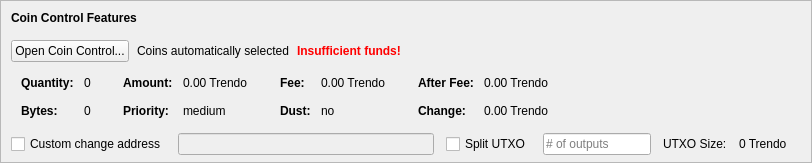
    <widget class="QFrame" name="frameCoinControl">
     <property name="sizePolicy">
      <sizepolicy hsizetype="Expanding" vsizetype="Expanding">
       <horstretch>0</horstretch>
       <verstretch>0</verstretch>
      </sizepolicy>
     </property>
     <property name="maximumSize">
      <size>
       <width>16777215</width>
       <height>16777215</height>
      </size>
     </property>
     <property name="frameShape">
      <enum>QFrame::StyledPanel</enum>
     </property>
     <property name="frameShadow">
      <enum>QFrame::Sunken</enum>
     </property>
     <layout class="QVBoxLayout" name="verticalLayoutCoinControl2">
      <property name="spacing">
       <number>0</number>
      </property>
      <property name="leftMargin">
       <number>0</number>
      </property>
      <property name="topMargin">
       <number>0</number>
      </property>
      <property name="rightMargin">
       <number>0</number>
      </property>
      <property name="bottomMargin">
       <number>6</number>
      </property>
      <item>
       <layout class="QVBoxLayout" name="verticalLayoutCoinControl" stretch="0,0,0,0,1">
        <property name="spacing">
         <number>0</number>
        </property>
        <property name="leftMargin">
         <number>10</number>
        </property>
        <property name="topMargin">
         <number>10</number>
        </property>
        <item>
         <layout class="QHBoxLayout" name="horizontalLayoutCoinControl1">
          <property name="bottomMargin">
           <number>15</number>
          </property>
          <item>
           <widget class="QLabel" name="labelCoinControlFeatures">
            <property name="sizePolicy">
             <sizepolicy hsizetype="Preferred" vsizetype="Maximum">
              <horstretch>0</horstretch>
              <verstretch>0</verstretch>
             </sizepolicy>
            </property>
            <property name="font">
             <font>
              <weight>75</weight>
              <bold>true</bold>
             </font>
            </property>
            <property name="styleSheet">
             <string notr="true">font-weight:bold;</string>
            </property>
            <property name="text">
             <string>Coin Control Features</string>
            </property>
           </widget>
          </item>
         </layout>
        </item>
        <item>
         <layout class="QHBoxLayout" name="horizontalLayoutCoinControl2" stretch="0,0,0,0">
          <property name="spacing">
           <number>8</number>
          </property>
          <property name="bottomMargin">
           <number>10</number>
          </property>
          <item>
           <widget class="QPushButton" name="pushButtonCoinControl">
            <property name="styleSheet">
             <string notr="true"/>
            </property>
            <property name="text">
             <string>Open Coin Control...</string>
            </property>
            <property name="autoDefault">
             <bool>false</bool>
            </property>
           </widget>
          </item>
          <item>
           <widget class="QLabel" name="labelCoinControlAutomaticallySelected">
            <property name="text">
             <string>Coins automatically selected</string>
            </property>
            <property name="margin">
             <number>5</number>
            </property>
           </widget>
          </item>
          <item>
           <widget class="QLabel" name="labelCoinControlInsuffFunds">
            <property name="font">
             <font>
              <weight>75</weight>
              <bold>true</bold>
             </font>
            </property>
            <property name="styleSheet">
             <string notr="true">color:red;font-weight:bold;</string>
            </property>
            <property name="text">
             <string>Insufficient funds!</string>
            </property>
            <property name="margin">
             <number>5</number>
            </property>
           </widget>
          </item>
          <item>
           <spacer name="horizontalSpacerCoinControl">
            <property name="orientation">
             <enum>Qt::Horizontal</enum>
            </property>
            <property name="sizeHint" stdset="0">
             <size>
              <width>40</width>
              <height>1</height>
             </size>
            </property>
           </spacer>
          </item>
         </layout>
        </item>
        <item>
         <widget class="QWidget" name="widgetCoinControl" native="true">
          <property name="sizePolicy">
           <sizepolicy hsizetype="Preferred" vsizetype="Preferred">
            <horstretch>0</horstretch>
            <verstretch>0</verstretch>
           </sizepolicy>
          </property>
          <property name="minimumSize">
           <size>
            <width>0</width>
            <height>0</height>
           </size>
          </property>
          <property name="styleSheet">
           <string notr="true"/>
          </property>
          <layout class="QHBoxLayout" name="horizontalLayoutCoinControl5">
           <property name="leftMargin">
            <number>0</number>
           </property>
           <property name="topMargin">
            <number>0</number>
           </property>
           <property name="rightMargin">
            <number>0</number>
           </property>
           <property name="bottomMargin">
            <number>0</number>
           </property>
           <item>
            <layout class="QHBoxLayout" name="horizontalLayoutCoinControl3" stretch="0,0,0,1">
             <property name="spacing">
              <number>20</number>
             </property>
             <property name="topMargin">
              <number>0</number>
             </property>
             <property name="bottomMargin">
              <number>10</number>
             </property>
             <item>
              <layout class="QFormLayout" name="formLayoutCoinControl1">
               <property name="horizontalSpacing">
                <number>10</number>
               </property>
               <property name="verticalSpacing">
                <number>14</number>
               </property>
               <property name="leftMargin">
                <number>10</number>
               </property>
               <property name="topMargin">
                <number>4</number>
               </property>
               <property name="rightMargin">
                <number>6</number>
               </property>
               <item row="0" column="0">
                <widget class="QLabel" name="labelCoinControlQuantityText">
                 <property name="font">
                  <font>
                   <weight>75</weight>
                   <bold>true</bold>
                  </font>
                 </property>
                 <property name="text">
                  <string>Quantity:</string>
                 </property>
                 <property name="margin">
                  <number>0</number>
                 </property>
                </widget>
               </item>
               <item row="0" column="1">
                <widget class="QLabel" name="labelCoinControlQuantity">
                 <property name="cursor">
                  <cursorShape>IBeamCursor</cursorShape>
                 </property>
                 <property name="contextMenuPolicy">
                  <enum>Qt::ActionsContextMenu</enum>
                 </property>
                 <property name="text">
                  <string notr="true">0</string>
                 </property>
                 <property name="margin">
                  <number>0</number>
                 </property>
                 <property name="textInteractionFlags">
                  <set>Qt::LinksAccessibleByMouse|Qt::TextSelectableByKeyboard|Qt::TextSelectableByMouse</set>
                 </property>
                </widget>
               </item>
               <item row="1" column="0">
                <widget class="QLabel" name="labelCoinControlBytesText">
                 <property name="font">
                  <font>
                   <weight>75</weight>
                   <bold>true</bold>
                  </font>
                 </property>
                 <property name="text">
                  <string>Bytes:</string>
                 </property>
                </widget>
               </item>
               <item row="1" column="1">
                <widget class="QLabel" name="labelCoinControlBytes">
                 <property name="cursor">
                  <cursorShape>IBeamCursor</cursorShape>
                 </property>
                 <property name="contextMenuPolicy">
                  <enum>Qt::ActionsContextMenu</enum>
                 </property>
                 <property name="text">
                  <string notr="true">0</string>
                 </property>
                 <property name="textInteractionFlags">
                  <set>Qt::LinksAccessibleByMouse|Qt::TextSelectableByKeyboard|Qt::TextSelectableByMouse</set>
                 </property>
                </widget>
               </item>
              </layout>
             </item>
             <item>
              <layout class="QFormLayout" name="formLayoutCoinControl2">
               <property name="horizontalSpacing">
                <number>10</number>
               </property>
               <property name="verticalSpacing">
                <number>14</number>
               </property>
               <property name="leftMargin">
                <number>6</number>
               </property>
               <property name="topMargin">
                <number>4</number>
               </property>
               <property name="rightMargin">
                <number>6</number>
               </property>
               <item row="0" column="0">
                <widget class="QLabel" name="labelCoinControlAmountText">
                 <property name="font">
                  <font>
                   <weight>75</weight>
                   <bold>true</bold>
                  </font>
                 </property>
                 <property name="text">
                  <string>Amount:</string>
                 </property>
                 <property name="margin">
                  <number>0</number>
                 </property>
                </widget>
               </item>
               <item row="0" column="1">
                <widget class="QLabel" name="labelCoinControlAmount">
                 <property name="cursor">
                  <cursorShape>IBeamCursor</cursorShape>
                 </property>
                 <property name="contextMenuPolicy">
                  <enum>Qt::ActionsContextMenu</enum>
                 </property>
                 <property name="text">
                  <string notr="true">0.00 Trendo</string>
                 </property>
                 <property name="textInteractionFlags">
                  <set>Qt::LinksAccessibleByMouse|Qt::TextSelectableByKeyboard|Qt::TextSelectableByMouse</set>
                 </property>
                </widget>
               </item>
               <item row="1" column="0">
                <widget class="QLabel" name="labelCoinControlPriorityText">
                 <property name="font">
                  <font>
                   <weight>75</weight>
                   <bold>true</bold>
                  </font>
                 </property>
                 <property name="text">
                  <string>Priority:</string>
                 </property>
                </widget>
               </item>
               <item row="1" column="1">
                <widget class="QLabel" name="labelCoinControlPriority">
                 <property name="cursor">
                  <cursorShape>IBeamCursor</cursorShape>
                 </property>
                 <property name="contextMenuPolicy">
                  <enum>Qt::ActionsContextMenu</enum>
                 </property>
                 <property name="text">
                  <string>medium</string>
                 </property>
                 <property name="textInteractionFlags">
                  <set>Qt::LinksAccessibleByMouse|Qt::TextSelectableByKeyboard|Qt::TextSelectableByMouse</set>
                 </property>
                </widget>
               </item>
              </layout>
             </item>
             <item>
              <layout class="QFormLayout" name="formLayoutCoinControl3">
               <property name="horizontalSpacing">
                <number>10</number>
               </property>
               <property name="verticalSpacing">
                <number>14</number>
               </property>
               <property name="leftMargin">
                <number>6</number>
               </property>
               <property name="topMargin">
                <number>4</number>
               </property>
               <property name="rightMargin">
                <number>6</number>
               </property>
               <item row="0" column="0">
                <widget class="QLabel" name="labelCoinControlFeeText">
                 <property name="font">
                  <font>
                   <weight>75</weight>
                   <bold>true</bold>
                  </font>
                 </property>
                 <property name="text">
                  <string>Fee:</string>
                 </property>
                 <property name="margin">
                  <number>0</number>
                 </property>
                </widget>
               </item>
               <item row="0" column="1">
                <widget class="QLabel" name="labelCoinControlFee">
                 <property name="cursor">
                  <cursorShape>IBeamCursor</cursorShape>
                 </property>
                 <property name="contextMenuPolicy">
                  <enum>Qt::ActionsContextMenu</enum>
                 </property>
                 <property name="text">
                  <string notr="true">0.00 Trendo</string>
                 </property>
                 <property name="textInteractionFlags">
                  <set>Qt::LinksAccessibleByMouse|Qt::TextSelectableByKeyboard|Qt::TextSelectableByMouse</set>
                 </property>
                </widget>
               </item>
               <item row="1" column="0">
                <widget class="QLabel" name="labelCoinControlLowOutputText">
                 <property name="font">
                  <font>
                   <weight>75</weight>
                   <bold>true</bold>
                  </font>
                 </property>
                 <property name="text">
                  <string>Dust:</string>
                 </property>
                </widget>
               </item>
               <item row="1" column="1">
                <widget class="QLabel" name="labelCoinControlLowOutput">
                 <property name="cursor">
                  <cursorShape>IBeamCursor</cursorShape>
                 </property>
                 <property name="contextMenuPolicy">
                  <enum>Qt::ActionsContextMenu</enum>
                 </property>
                 <property name="text">
                  <string>no</string>
                 </property>
                 <property name="textInteractionFlags">
                  <set>Qt::LinksAccessibleByMouse|Qt::TextSelectableByKeyboard|Qt::TextSelectableByMouse</set>
                 </property>
                </widget>
               </item>
              </layout>
             </item>
             <item>
              <layout class="QFormLayout" name="formLayoutCoinControl4">
               <property name="horizontalSpacing">
                <number>10</number>
               </property>
               <property name="verticalSpacing">
                <number>14</number>
               </property>
               <property name="leftMargin">
                <number>6</number>
               </property>
               <property name="topMargin">
                <number>4</number>
               </property>
               <property name="rightMargin">
                <number>6</number>
               </property>
               <item row="0" column="0">
                <widget class="QLabel" name="labelCoinControlAfterFeeText">
                 <property name="font">
                  <font>
                   <weight>75</weight>
                   <bold>true</bold>
                  </font>
                 </property>
                 <property name="text">
                  <string>After Fee:</string>
                 </property>
                 <property name="margin">
                  <number>0</number>
                 </property>
                </widget>
               </item>
               <item row="0" column="1">
                <widget class="QLabel" name="labelCoinControlAfterFee">
                 <property name="cursor">
                  <cursorShape>IBeamCursor</cursorShape>
                 </property>
                 <property name="contextMenuPolicy">
                  <enum>Qt::ActionsContextMenu</enum>
                 </property>
                 <property name="text">
                  <string notr="true">0.00 Trendo</string>
                 </property>
                 <property name="textInteractionFlags">
                  <set>Qt::LinksAccessibleByMouse|Qt::TextSelectableByKeyboard|Qt::TextSelectableByMouse</set>
                 </property>
                </widget>
               </item>
               <item row="1" column="0">
                <widget class="QLabel" name="labelCoinControlChangeText">
                 <property name="font">
                  <font>
                   <weight>75</weight>
                   <bold>true</bold>
                  </font>
                 </property>
                 <property name="text">
                  <string>Change:</string>
                 </property>
                </widget>
               </item>
               <item row="1" column="1">
                <widget class="QLabel" name="labelCoinControlChange">
                 <property name="cursor">
                  <cursorShape>IBeamCursor</cursorShape>
                 </property>
                 <property name="contextMenuPolicy">
                  <enum>Qt::ActionsContextMenu</enum>
                 </property>
                 <property name="text">
                  <string notr="true">0.00 Trendo</string>
                 </property>
                 <property name="textInteractionFlags">
                  <set>Qt::LinksAccessibleByMouse|Qt::TextSelectableByKeyboard|Qt::TextSelectableByMouse</set>
                 </property>
                </widget>
               </item>
              </layout>
             </item>
            </layout>
           </item>
          </layout>
         </widget>
        </item>
        <item>
         <layout class="QHBoxLayout" name="horizontalLayoutCoinControl4" stretch="0,0,0,0,0,0,0">
          <property name="spacing">
           <number>12</number>
          </property>
          <property name="sizeConstraint">
           <enum>QLayout::SetDefaultConstraint</enum>
          </property>
          <property name="topMargin">
           <number>5</number>
          </property>
          <property name="rightMargin">
           <number>5</number>
          </property>
          <item>
           <widget class="QCheckBox" name="checkBoxCoinControlChange">
            <property name="toolTip">
             <string>If this is activated, but the change address is empty or invalid, change will be sent to a newly generated address.</string>
            </property>
            <property name="text">
             <string>Custom change address</string>
            </property>
           </widget>
          </item>
          <item>
           <widget class="QValidatedLineEdit" name="lineEditCoinControlChange">
            <property name="enabled">
             <bool>false</bool>
            </property>
            <property name="sizePolicy">
             <sizepolicy hsizetype="Expanding" vsizetype="Fixed">
              <horstretch>0</horstretch>
              <verstretch>0</verstretch>
             </sizepolicy>
            </property>
           </widget>
          </item>
          <item>
           <widget class="QCheckBox" name="splitBlockCheckBox">
            <property name="text">
             <string>Split UTXO</string>
            </property>
           </widget>
          </item>
          <item>
           <widget class="QLineEdit" name="splitBlockLineEdit">
            <property name="sizePolicy">
             <sizepolicy hsizetype="Fixed" vsizetype="Fixed">
              <horstretch>50</horstretch>
              <verstretch>0</verstretch>
             </sizepolicy>
            </property>
            <property name="placeholderText">
             <string># of outputs</string>
            </property>
           </widget>
          </item>
          <item>
           <widget class="QLabel" name="labelBlockSizeText">
            <property name="text">
             <string>UTXO Size:</string>
            </property>
           </widget>
          </item>
          <item>
           <widget class="QLabel" name="labelBlockSize">
            <property name="text">
             <string>0 Trendo</string>
            </property>
           </widget>
          </item>
          <item>
           <widget class="QLabel" name="labelCoinControlChangeLabel">
            <property name="sizePolicy">
             <sizepolicy hsizetype="Preferred" vsizetype="Expanding">
              <horstretch>0</horstretch>
              <verstretch>0</verstretch>
             </sizepolicy>
            </property>
            <property name="minimumSize">
             <size>
              <width>0</width>
              <height>0</height>
             </size>
            </property>
            <property name="text">
             <string/>
            </property>
            <property name="margin">
             <number>3</number>
            </property>
           </widget>
          </item>
         </layout>
        </item>
        <item>
         <spacer name="verticalSpacerCoinControl">
          <property name="orientation">
           <enum>Qt::Vertical</enum>
          </property>
          <property name="sizeHint" stdset="0">
           <size>
            <width>800</width>
            <height>1</height>
           </size>
          </property>
         </spacer>
        </item>
       </layout>
      </item>
     </layout>
    </widget>
